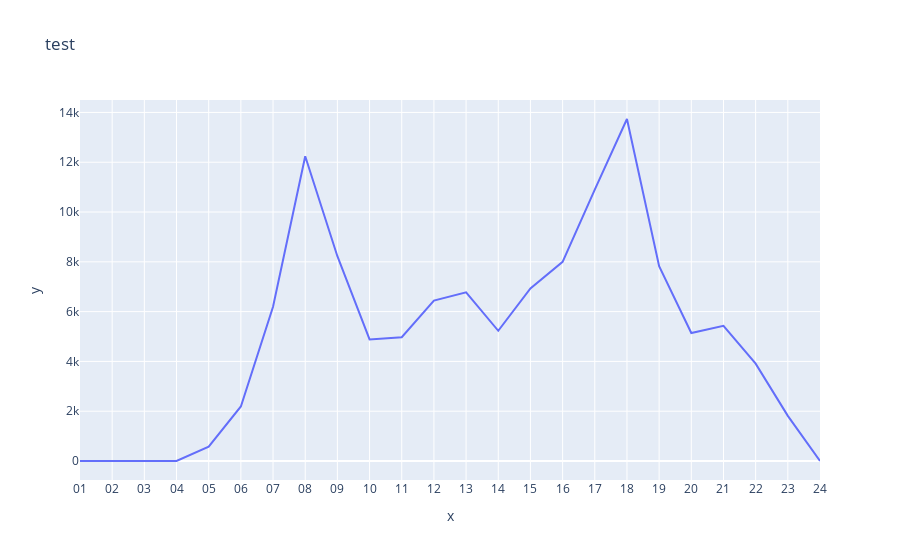

Notebook source saved alongside this figure:
### Code cell
fig = px.line(x=seouls_station.columns[2:], y=seouls_station.loc[0].values[2:], title='test')
fig.show()

### Figure 1 — Plotly figure (JSON) as saved in the notebook; plotly's stock layout.template omitted (floating-point values rounded to 4 significant figures)
{"data": [{"hovertemplate": "x=%{x}<br>y=%{y}<extra></extra>", "legendgroup": "", "line": {"color": "#636efa", "dash": "solid"}, "marker": {"symbol": "circle"}, "mode": "lines", "name": "", "orientation": "v", "showlegend": false, "type": "scatter", "x": ["01", "02", "03", "04", "05", "06", "07", "08", "09", "10", "11", "12", "13", "14", "15", "16", "17", "18", "19", "20", "21", "22", "23", "24"], "xaxis": "x", "y": [0, 0, 0, 0, 573, 2191, 6195, 12241, 8226, 4885, 4971, 6443, 6772, 5231, 6932, 7998, 10897, 13737, 7825, 5140, 5433, 3911, 1813, 0], "yaxis": "y"}], "layout": {"legend": {"tracegroupgap": 0}, "title": {"text": "test"}, "xaxis": {"anchor": "y", "domain": [0, 1], "title": {"text": "x"}}, "yaxis": {"anchor": "x", "domain": [0, 1], "title": {"text": "y"}}}}
